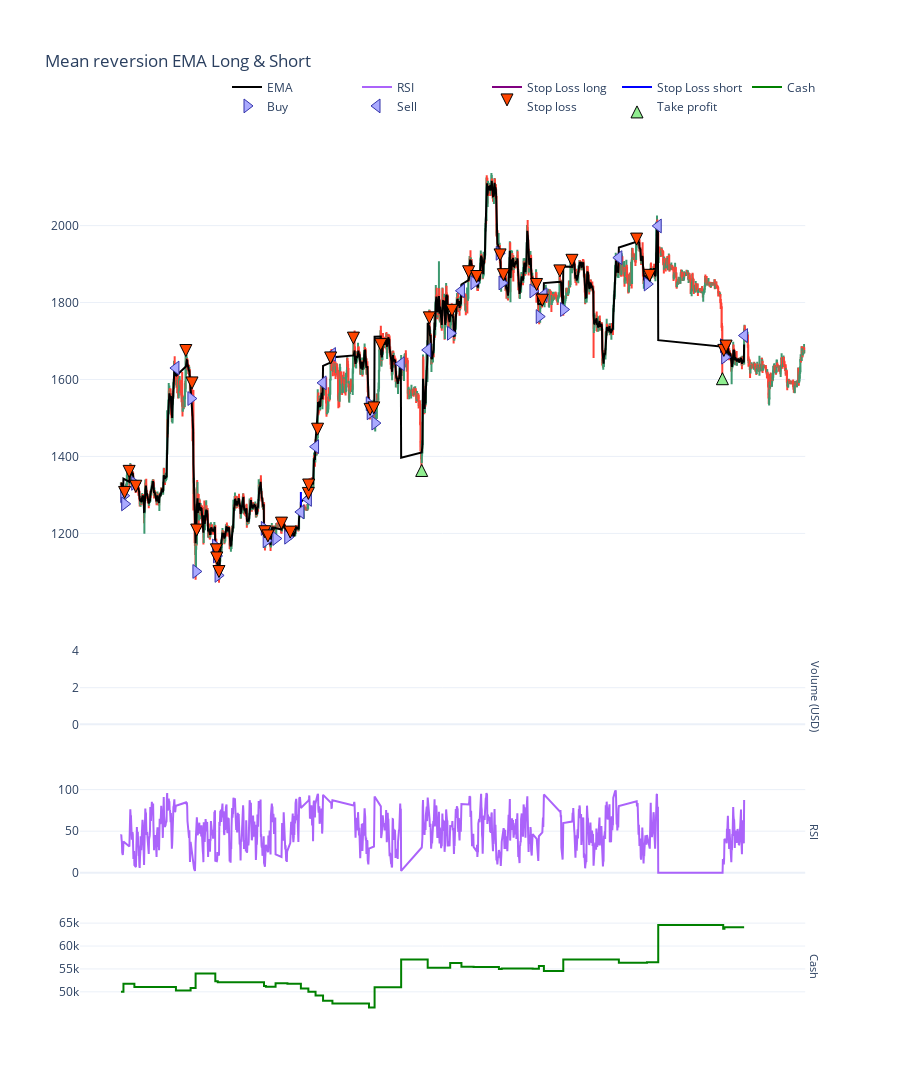

Notebook code for this chart:
### Code cell
from tradeexecutor.visual.single_pair import visualise_single_pair, visualise_single_pair_positions_with_duration_and_slippage
from tradingstrategy.charting.candle_chart import VolumeBarMode

figure = visualise_single_pair(
    state,
    universe.universe.candles,
    start_at=START_AT,
    end_at=END_AT,
    volume_bar_mode=VolumeBarMode.separate,
    volume_axis_name="Volume (USD)",
    height = 1300,
)

figure.show()

### Figure 1 — Plotly figure (JSON) as saved in the notebook; plotly's stock layout.template omitted (floating-point values rounded to 4 significant figures; data arrays with more than 128 entries replaced by an {"elided": "..."} marker saying what was removed)
{"data": [{"marker": {"color": "rgba(128,128,128,0.5)"}, "showlegend": false, "type": "bar", "x": {"elided": "2191 str values"}, "xaxis": "x", "y": {"elided": "2191 null values"}, "yaxis": "y2"}, {"close": {"elided": "2191 float values"}, "high": {"elided": "2191 float values"}, "hoverinfo": "text", "low": {"elided": "2191 float values"}, "open": {"elided": "2191 float values"}, "showlegend": false, "text": {"elided": "2191 str values"}, "type": "candlestick", "x": {"elided": "2191 str values"}, "xaxis": "x", "yaxis": "y"}, {"line": {"color": "black", "shape": "linear"}, "mode": "lines", "name": "EMA", "type": "scatter", "x": {"elided": "1254 str values"}, "xaxis": "x", "y": {"elided": "1254 float values"}, "yaxis": "y"}, {"line": {"shape": "linear"}, "mode": "lines", "name": "RSI", "type": "scatter", "x": {"elided": "1254 str values"}, "xaxis": "x", "y": {"elided": "1254 float values"}, "yaxis": "y3"}, {"line": {"color": "purple", "shape": "hv"}, "mode": "lines", "name": "Stop Loss long", "type": "scatter", "x": {"elided": "1254 str values"}, "xaxis": "x", "y": {"elided": "1254 null values"}, "yaxis": "y"}, {"line": {"color": "blue", "shape": "hv"}, "mode": "lines", "name": "Stop Loss short", "type": "scatter", "x": {"elided": "1254 str values"}, "xaxis": "x", "y": {"elided": "1254 float values"}, "yaxis": "y"}, {"line": {"color": "green", "shape": "hv"}, "mode": "lines", "name": "Cash", "type": "scatter", "x": {"elided": "1254 str values"}, "xaxis": "x", "y": {"elided": "1254 float values"}, "yaxis": "y4"}, {"hoverinfo": "text", "marker": {"color": "#aaaaff", "line": {"color": "#3333aa", "width": 1}, "size": 12, "symbol": "triangle-right"}, "mode": "markers", "name": "Buy", "text": ["------------------------------------------------------------<br>Buy WETH<br><br>Executed at: 2022-10-02 12:00:00<br>Value: 37500.0000 USD<br>Quantity: 28.877193 WETH<br>Executed at price: 1298.6027 WETH / USD<br>Fees paid: $18.75", "------------------------------------------------------------<br>Buy WETH<br><br>Executed at: 2022-10-03 00:00:00<br>Value: 37320.5823 USD<br>Quantity: 29.217135 WETH<br>Executed at price: 1277.3526 WETH / USD<br>Fees paid: $18.66", "------------------------------------------------------------<br>Buy WETH<br><br>Executed at: 2022-10-08 08:00:00<br>Value: 38802.7237 USD<br>Quantity: 29.157228 WETH<br>Executed at price: 1330.8098 WETH / USD<br>Fees paid: $19.40", "------------------------------------------------------------<br>Buy WETH<br><br>Executed at: 2022-11-07 08:00:00<br>Value: 37715.4808 USD<br>Quantity: 24.312502 WETH<br>Executed at price: 1551.2793 WETH / USD<br>Fees paid: $18.86", "------------------------------------------------------------<br>Buy WETH<br><br>Executed at: 2022-11-10 00:00:00<br>Value: 38142.9552 USD<br>Quantity: 34.620432 WETH<br>Executed at price: 1101.7469 WETH / USD<br>Fees paid: $19.07", "------------------------------------------------------------<br>Buy WETH<br><br>Executed at: 2022-11-20 12:00:00<br>Value: 40500.6602 USD<br>Quantity: 34.678648 WETH<br>Executed at price: 1167.8847 WETH / USD<br>Fees paid: $20.25", "------------------------------------------------------------<br>Buy WETH<br><br>Executed at: 2022-11-21 00:00:00<br>Value: 39807.0614 USD<br>Quantity: 34.856829 WETH<br>Executed at price: 1142.0161 WETH / USD<br>Fees paid: $19.90", "------------------------------------------------------------<br>Buy WETH<br><br>Executed at: 2022-11-21 20:00:00<br>Value: 39236.4057 USD<br>Quantity: 35.949225 WETH<br>Executed at price: 1091.4395 WETH / USD<br>Fees paid: $19.62", "------------------------------------------------------------<br>Buy WETH<br><br>Executed at: 2022-12-16 12:00:00<br>Value: 39057.4530 USD<br>Quantity: 32.179883 WETH<br>Executed at price: 1213.7226 WETH / USD<br>Fees paid: $19.53", "------------------------------------------------------------<br>Buy WETH<br><br>Executed at: 2022-12-17 12:00:00<br>Value: 38443.0049 USD<br>Quantity: 32.540426 WETH<br>Executed at price: 1181.3922 WETH / USD<br>Fees paid: $19.22", "------------------------------------------------------------<br>Buy WETH<br><br>Executed at: 2022-12-22 16:00:00<br>Value: 38345.1452 USD<br>Quantity: 32.295717 WETH<br>Executed at price: 1187.3136 WETH / USD<br>Fees paid: $19.17", "------------------------------------------------------------<br>Buy WETH<br><br>Executed at: 2022-12-29 00:00:00<br>Value: 38908.4842 USD<br>Quantity: 32.675291 WETH<br>Executed at price: 1190.7617 WETH / USD<br>Fees paid: $19.45", "------------------------------------------------------------<br>Buy WETH<br><br>Executed at: 2023-02-10 12:00:00<br>Value: 35569.1919 USD<br>Quantity: 23.129284 WETH<br>Executed at price: 1537.8424 WETH / USD<br>Fees paid: $17.78", "------------------------------------------------------------<br>Buy WETH<br><br>Executed at: 2023-02-11 00:00:00<br>Value: 35017.4568 USD<br>Quantity: 23.126186 WETH<br>Executed at price: 1514.1908 WETH / USD<br>Fees paid: $17.51", "------------------------------------------------------------<br>Buy WETH<br><br>Executed at: 2023-02-13 12:00:00<br>Value: 34944.0254 USD<br>Quantity: 23.492130 WETH<br>Executed at price: 1487.4779 WETH / USD<br>Fees paid: $17.47", "------------------------------------------------------------<br>Buy WETH<br><br>Executed at: 2023-03-25 20:00:00<br>Value: 41455.1869 USD<br>Quantity: 24.088590 WETH<br>Executed at price: 1720.9470 WETH / USD<br>Fees paid: $20.73", "------------------------------------------------------------<br>Buy WETH<br><br>Executed at: 2023-04-07 08:00:00<br>Value: 41606.8136 USD<br>Quantity: 22.461279 WETH<br>Executed at price: 1852.3796 WETH / USD<br>Fees paid: $20.80", "------------------------------------------------------------<br>Buy WETH<br><br>Executed at: 2023-04-20 20:00:00<br>Value: 41584.9772 USD<br>Quantity: 21.558495 WETH<br>Executed at price: 1928.9369 WETH / USD<br>Fees paid: $20.79", "------------------------------------------------------------<br>Buy WETH<br><br>Executed at: 2023-04-22 08:00:00<br>Value: 41234.5441 USD<br>Quantity: 22.266989 WETH<br>Executed at price: 1851.8240 WETH / USD<br>Fees paid: $20.62", "------------------------------------------------------------<br>Buy WETH<br><br>Executed at: 2023-05-08 20:00:00<br>Value: 41302.6511 USD<br>Quantity: 22.557217 WETH<br>Executed at price: 1831.0172 WETH / USD<br>Fees paid: $20.65", "------------------------------------------------------------<br>Buy WETH<br><br>Executed at: 2023-05-12 04:00:00<br>Value: 41293.3583 USD<br>Quantity: 23.402157 WETH<br>Executed at price: 1764.5108 WETH / USD<br>Fees paid: $20.65", "------------------------------------------------------------<br>Buy WETH<br><br>Executed at: 2023-05-25 04:00:00<br>Value: 40911.5170 USD<br>Quantity: 22.948180 WETH<br>Executed at price: 1782.7783 WETH / USD<br>Fees paid: $20.46", "------------------------------------------------------------<br>Buy WETH<br><br>Executed at: 2023-07-08 20:00:00<br>Value: 42244.4798 USD<br>Quantity: 22.846605 WETH<br>Executed at price: 1849.0484 WETH / USD<br>Fees paid: $21.12", "------------------------------------------------------------<br>Buy WETH<br><br>Executed at: 2023-08-18 12:00:00<br>Value: 48448.2768 USD<br>Quantity: 28.692079 WETH<br>Executed at price: 1688.5593 WETH / USD<br>Fees paid: $24.22", "------------------------------------------------------------<br>Buy WETH<br><br>Executed at: 2023-08-19 04:00:00<br>Value: 47817.9543 USD<br>Quantity: 28.824468 WETH<br>Executed at price: 1658.9362 WETH / USD<br>Fees paid: $23.91"], "type": "scatter", "x": ["2022-10-02T12:00:00", "2022-10-03T00:00:00", "2022-10-08T08:00:00", "2022-11-07T08:00:00", "2022-11-10T00:00:00", "2022-11-20T12:00:00", "2022-11-21T00:00:00", "2022-11-21T20:00:00", "2022-12-16T12:00:00", "2022-12-17T12:00:00", "2022-12-22T16:00:00", "2022-12-29T00:00:00", "2023-02-10T12:00:00", "2023-02-11T00:00:00", "2023-02-13T12:00:00", "2023-03-25T20:00:00", "2023-04-07T08:00:00", "2023-04-20T20:00:00", "2023-04-22T08:00:00", "2023-05-08T20:00:00", "2023-05-12T04:00:00", "2023-05-25T04:00:00", "2023-07-08T20:00:00", "2023-08-18T12:00:00", "2023-08-19T04:00:00"], "xaxis": "x", "y": [1298.0, 1277.0, 1330.0, 1551.0, 1101.0, 1167.0, 1141.0, 1091.0, 1213.0, 1181.0, 1187.0, 1190.0, 1537.0, 1513.0, 1487.0, 1720.0, 1851.0, 1928.0, 1851.0, 1830.0, 1764.0, 1782.0, 1848.0, 1688.0, 1658.0], "yaxis": "y"}, {"hoverinfo": "text", "marker": {"color": "#aaaaff", "line": {"color": "#3333aa", "width": 1}, "size": 12, "symbol": "triangle-left"}, "mode": "markers", "name": "Sell", "text": ["------------------------------------------------------------<br>Sell WETH<br><br>Executed at: 2023-08-29 16:00:00<br>Value: 48066.2537 USD<br>Quantity: 28.053276 WETH<br>Executed at price: 1713.3918 WETH / USD<br>Fees paid: $24.03", "------------------------------------------------------------<br>Sell WETH<br><br>Executed at: 2022-10-30 08:00:00<br>Value: 38269.3104 USD<br>Quantity: 23.492256 WETH<br>Executed at price: 1629.0181 WETH / USD<br>Fees paid: $19.13", "------------------------------------------------------------<br>Sell WETH<br><br>Executed at: 2023-01-05 00:00:00<br>Value: 38821.0742 USD<br>Quantity: 30.928336 WETH<br>Executed at price: 1255.1944 WETH / USD<br>Fees paid: $19.41", "------------------------------------------------------------<br>Sell WETH<br><br>Executed at: 2023-01-09 00:00:00<br>Value: 38038.0330 USD<br>Quantity: 29.538584 WETH<br>Executed at price: 1287.7406 WETH / USD<br>Fees paid: $19.02", "------------------------------------------------------------<br>Sell WETH<br><br>Executed at: 2023-01-12 20:00:00<br>Value: 37525.9521 USD<br>Quantity: 26.338944 WETH<br>Executed at price: 1424.7326 WETH / USD<br>Fees paid: $18.76", "------------------------------------------------------------<br>Sell WETH<br><br>Executed at: 2023-01-16 20:00:00<br>Value: 36909.2122 USD<br>Quantity: 23.205343 WETH<br>Executed at price: 1590.5480 WETH / USD<br>Fees paid: $18.45", "------------------------------------------------------------<br>Sell WETH<br><br>Executed at: 2023-01-21 20:00:00<br>Value: 36027.8869 USD<br>Quantity: 21.648083 WETH<br>Executed at price: 1664.2530 WETH / USD<br>Fees paid: $18.01", "------------------------------------------------------------<br>Sell WETH<br><br>Executed at: 2023-02-27 12:00:00<br>Value: 38235.0979 USD<br>Quantity: 23.312199 WETH<br>Executed at price: 1640.1326 WETH / USD<br>Fees paid: $19.12", "------------------------------------------------------------<br>Sell WETH<br><br>Executed at: 2023-03-13 16:00:00<br>Value: 42790.5208 USD<br>Quantity: 25.534758 WETH<br>Executed at price: 1675.7755 WETH / USD<br>Fees paid: $21.40", "------------------------------------------------------------<br>Sell WETH<br><br>Executed at: 2023-03-31 16:00:00<br>Value: 42219.9218 USD<br>Quantity: 23.074326 WETH<br>Executed at price: 1829.7359 WETH / USD<br>Fees paid: $21.11", "------------------------------------------------------------<br>Sell WETH<br><br>Executed at: 2023-05-14 16:00:00<br>Value: 41733.1049 USD<br>Quantity: 22.938639 WETH<br>Executed at price: 1819.3366 WETH / USD<br>Fees paid: $20.87", "------------------------------------------------------------<br>Sell WETH<br><br>Executed at: 2023-06-23 16:00:00<br>Value: 42812.0459 USD<br>Quantity: 22.348298 WETH<br>Executed at price: 1915.6736 WETH / USD<br>Fees paid: $21.41", "------------------------------------------------------------<br>Sell WETH<br><br>Executed at: 2023-07-14 16:00:00<br>Value: 42333.3115 USD<br>Quantity: 21.187408 WETH<br>Executed at price: 1998.0410 WETH / USD<br>Fees paid: $21.17"], "type": "scatter", "x": ["2023-08-29T16:00:00", "2022-10-30T08:00:00", "2023-01-05T00:00:00", "2023-01-09T00:00:00", "2023-01-12T20:00:00", "2023-01-16T20:00:00", "2023-01-21T20:00:00", "2023-02-27T12:00:00", "2023-03-13T16:00:00", "2023-03-31T16:00:00", "2023-05-14T16:00:00", "2023-06-23T16:00:00", "2023-07-14T16:00:00"], "xaxis": "x", "y": [1714.0, 1630.0, 1256.0, 1288.0, 1425.0, 1591.0, 1665.0, 1641.0, 1677.0, 1831.0, 1820.0, 1917.0, 1999.0], "yaxis": "y"}, {"hoverinfo": "text", "marker": {"color": "orangered", "line": {"color": "black", "width": 1}, "size": 12, "symbol": "arrow-down"}, "mode": "markers", "name": "Stop loss", "text": ["------------------------------------------------------------<br>Stop loss WETH<br><br>Triggered at: 1292.5775 WETH / USD<br>Executed at: 2022-10-02 23:00:00<br>Value: 37260.7764 USD<br>Quantity: 28.877193 WETH<br>Executed at price: 1290.3185 WETH / USD<br>Fees paid: $18.64", "------------------------------------------------------------<br>Stop loss WETH<br><br>Triggered at: 1348.2888 WETH / USD<br>Executed at: 2022-10-05 09:00:00<br>Value: 39296.7709 USD<br>Quantity: 29.217135 WETH<br>Executed at price: 1344.9906 WETH / USD<br>Fees paid: $19.66", "------------------------------------------------------------<br>Stop loss WETH<br><br>Triggered at: 1310.1925 WETH / USD<br>Executed at: 2022-10-08 22:00:00<br>Value: 38091.5060 USD<br>Quantity: 29.157228 WETH<br>Executed at price: 1306.4173 WETH / USD<br>Fees paid: $19.06", "------------------------------------------------------------<br>Stop loss WETH<br><br>Triggered at: 1654.2805 WETH / USD<br>Executed at: 2022-11-04 15:00:00<br>Value: 38975.3037 USD<br>Quantity: 23.494155 WETH<br>Executed at price: 1658.9362 WETH / USD<br>Fees paid: $19.50", "------------------------------------------------------------<br>Stop loss WETH<br><br>Triggered at: 1584.9108 WETH / USD<br>Executed at: 2022-11-07 22:00:00<br>Value: 38285.4466 USD<br>Quantity: 24.312502 WETH<br>Executed at price: 1574.7226 WETH / USD<br>Fees paid: $19.15", "------------------------------------------------------------<br>Stop loss WETH<br><br>Triggered at: 1198.2260 WETH / USD<br>Executed at: 2022-11-10 10:00:00<br>Value: 41286.5619 USD<br>Quantity: 34.620432 WETH<br>Executed at price: 1192.5490 WETH / USD<br>Fees paid: $20.65", "------------------------------------------------------------<br>Stop loss WETH<br><br>Triggered at: 1171.6854 WETH / USD<br>Executed at: 2022-11-20 22:00:00<br>Value: 39575.8617 USD<br>Quantity: 34.678648 WETH<br>Executed at price: 1141.2170 WETH / USD<br>Fees paid: $19.80", "------------------------------------------------------------<br>Stop loss WETH<br><br>Triggered at: 1124.3237 WETH / USD<br>Executed at: 2022-11-21 03:00:00<br>Value: 39046.1872 USD<br>Quantity: 34.856829 WETH<br>Executed at price: 1120.1876 WETH / USD<br>Fees paid: $19.53", "------------------------------------------------------------<br>Stop loss WETH<br><br>Triggered at: 1097.1836 WETH / USD<br>Executed at: 2022-11-22 07:00:00<br>Value: 38997.8021 USD<br>Quantity: 35.949225 WETH<br>Executed at price: 1084.8023 WETH / USD<br>Fees paid: $19.51", "------------------------------------------------------------<br>Stop loss WETH<br><br>Triggered at: 1194.9193 WETH / USD<br>Executed at: 2022-12-16 17:00:00<br>Value: 38238.1889 USD<br>Quantity: 32.179883 WETH<br>Executed at price: 1188.2638 WETH / USD<br>Fees paid: $19.13", "------------------------------------------------------------<br>Stop loss WETH<br><br>Triggered at: 1180.2696 WETH / USD<br>Executed at: 2022-12-18 10:00:00<br>Value: 38312.5253 USD<br>Quantity: 32.540426 WETH<br>Executed at price: 1177.3824 WETH / USD<br>Fees paid: $19.17", "------------------------------------------------------------<br>Stop loss WETH<br><br>Triggered at: 1212.0844 WETH / USD<br>Executed at: 2022-12-25 16:00:00<br>Value: 39096.2638 USD<br>Quantity: 32.295717 WETH<br>Executed at price: 1210.5712 WETH / USD<br>Fees paid: $19.56", "------------------------------------------------------------<br>Stop loss WETH<br><br>Triggered at: 1189.7491 WETH / USD<br>Executed at: 2022-12-30 08:00:00<br>Value: 38791.9375 USD<br>Quantity: 32.675291 WETH<br>Executed at price: 1187.1948 WETH / USD<br>Fees paid: $19.41", "------------------------------------------------------------<br>Stop loss WETH<br><br>Triggered at: 1274.6597 WETH / USD<br>Executed at: 2023-01-09 00:00:00<br>Value: 39829.6530 USD<br>Quantity: 30.929873 WETH<br>Executed at price: 1287.7406 WETH / USD<br>Fees paid: $19.92", "------------------------------------------------------------<br>Stop loss WETH<br><br>Triggered at: 1307.7105 WETH / USD<br>Executed at: 2023-01-09 04:00:00<br>Value: 38682.4376 USD<br>Quantity: 29.538584 WETH<br>Executed at price: 1309.5563 WETH / USD<br>Fees paid: $19.35", "------------------------------------------------------------<br>Stop loss WETH<br><br>Triggered at: 1446.8270 WETH / USD<br>Executed at: 2023-01-13 22:00:00<br>Value: 38311.2661 USD<br>Quantity: 26.339268 WETH<br>Executed at price: 1454.5304 WETH / USD<br>Fees paid: $19.17", "------------------------------------------------------------<br>Stop loss WETH<br><br>Triggered at: 1615.2139 WETH / USD<br>Executed at: 2023-01-20 21:00:00<br>Value: 38050.1266 USD<br>Quantity: 23.206381 WETH<br>Executed at price: 1639.6407 WETH / USD<br>Fees paid: $19.03", "------------------------------------------------------------<br>Stop loss WETH<br><br>Triggered at: 1690.0618 WETH / USD<br>Executed at: 2023-02-02 01:00:00<br>Value: 36614.9234 USD<br>Quantity: 21.651621 WETH<br>Executed at price: 1691.0938 WETH / USD<br>Fees paid: $18.32", "------------------------------------------------------------<br>Stop loss WETH<br><br>Triggered at: 1520.0302 WETH / USD<br>Executed at: 2023-02-10 22:00:00<br>Value: 34833.5451 USD<br>Quantity: 23.129284 WETH<br>Executed at price: 1506.0365 WETH / USD<br>Fees paid: $17.43", "------------------------------------------------------------<br>Stop loss WETH<br><br>Triggered at: 1528.5658 WETH / USD<br>Executed at: 2023-02-12 22:00:00<br>Value: 34919.5482 USD<br>Quantity: 23.126186 WETH<br>Executed at price: 1509.9571 WETH / USD<br>Fees paid: $17.47", "------------------------------------------------------------<br>Stop loss WETH<br><br>Triggered at: 1679.2130 WETH / USD<br>Executed at: 2023-02-16 14:00:00<br>Value: 39332.1221 USD<br>Quantity: 23.492130 WETH<br>Executed at price: 1674.2680 WETH / USD<br>Fees paid: $19.68", "------------------------------------------------------------<br>Stop loss WETH<br><br>Triggered at: 1701.7630 WETH / USD<br>Executed at: 2023-03-14 13:00:00<br>Value: 44528.4310 USD<br>Quantity: 25.535097 WETH<br>Executed at price: 1743.8129 WETH / USD<br>Fees paid: $22.28", "------------------------------------------------------------<br>Stop loss WETH<br><br>Triggered at: 1778.9483 WETH / USD<br>Executed at: 2023-03-26 15:00:00<br>Value: 42474.8334 USD<br>Quantity: 24.088590 WETH<br>Executed at price: 1763.2761 WETH / USD<br>Fees paid: $21.25", "------------------------------------------------------------<br>Stop loss WETH<br><br>Triggered at: 1858.1110 WETH / USD<br>Executed at: 2023-04-04 12:00:00<br>Value: 43004.6482 USD<br>Quantity: 23.077024 WETH<br>Executed at price: 1863.5266 WETH / USD<br>Fees paid: $21.51", "------------------------------------------------------------<br>Stop loss WETH<br><br>Triggered at: 1858.0363 WETH / USD<br>Executed at: 2023-04-08 19:00:00<br>Value: 41577.6984 USD<br>Quantity: 22.461279 WETH<br>Executed at price: 1851.0833 WETH / USD<br>Fees paid: $20.80", "------------------------------------------------------------<br>Stop loss WETH<br><br>Triggered at: 1929.0319 WETH / USD<br>Executed at: 2023-04-21 07:00:00<br>Value: 41117.7331 USD<br>Quantity: 21.558495 WETH<br>Executed at price: 1907.2636 WETH / USD<br>Fees paid: $20.57", "------------------------------------------------------------<br>Stop loss WETH<br><br>Triggered at: 1862.8732 WETH / USD<br>Executed at: 2023-04-23 01:00:00<br>Value: 41325.3534 USD<br>Quantity: 22.266989 WETH<br>Executed at price: 1855.9022 WETH / USD<br>Fees paid: $20.67", "------------------------------------------------------------<br>Stop loss WETH<br><br>Triggered at: 1859.8952 WETH / USD<br>Executed at: 2023-05-10 18:00:00<br>Value: 41290.2607 USD<br>Quantity: 22.557217 WETH<br>Executed at price: 1830.4679 WETH / USD<br>Fees paid: $20.66", "------------------------------------------------------------<br>Stop loss WETH<br><br>Triggered at: 1792.3399 WETH / USD<br>Executed at: 2023-05-13 19:00:00<br>Value: 41879.6871 USD<br>Quantity: 23.402157 WETH<br>Executed at price: 1789.5653 WETH / USD<br>Fees paid: $20.95", "------------------------------------------------------------<br>Stop loss WETH<br><br>Triggered at: 1847.5504 WETH / USD<br>Executed at: 2023-05-23 04:00:00<br>Value: 42810.5289 USD<br>Quantity: 22.945307 WETH<br>Executed at price: 1865.7641 WETH / USD<br>Fees paid: $21.42", "------------------------------------------------------------<br>Stop loss WETH<br><br>Triggered at: 1897.4656 WETH / USD<br>Executed at: 2023-05-29 15:00:00<br>Value: 43445.5555 USD<br>Quantity: 22.948180 WETH<br>Executed at price: 1893.2027 WETH / USD<br>Fees paid: $21.73", "------------------------------------------------------------<br>Stop loss WETH<br><br>Triggered at: 1945.3814 WETH / USD<br>Executed at: 2023-07-03 03:00:00<br>Value: 43558.3234 USD<br>Quantity: 22.356840 WETH<br>Executed at price: 1948.3220 WETH / USD<br>Fees paid: $21.79", "------------------------------------------------------------<br>Stop loss WETH<br><br>Triggered at: 1857.6647 WETH / USD<br>Executed at: 2023-07-10 01:00:00<br>Value: 42362.9220 USD<br>Quantity: 22.846605 WETH<br>Executed at price: 1854.2327 WETH / USD<br>Fees paid: $21.19", "------------------------------------------------------------<br>Stop loss WETH<br><br>Triggered at: 1662.3997 WETH / USD<br>Executed at: 2023-08-18 16:00:00<br>Value: 47607.8468 USD<br>Quantity: 28.692079 WETH<br>Executed at price: 1659.2680 WETH / USD<br>Fees paid: $23.82", "------------------------------------------------------------<br>Stop loss WETH<br><br>Triggered at: 1674.5180 WETH / USD<br>Executed at: 2023-08-19 21:00:00<br>Value: 48149.0201 USD<br>Quantity: 28.824468 WETH<br>Executed at price: 1670.4218 WETH / USD<br>Fees paid: $24.09"], "type": "scatter", "x": ["2022-10-02T23:00:00", "2022-10-05T09:00:00", "2022-10-08T22:00:00", "2022-11-04T15:00:00", "2022-11-07T22:00:00", "2022-11-10T10:00:00", "2022-11-20T22:00:00", "2022-11-21T03:00:00", "2022-11-22T07:00:00", "2022-12-16T17:00:00", "2022-12-18T10:00:00", "2022-12-25T16:00:00", "2022-12-30T08:00:00", "2023-01-09T00:00:00", "2023-01-09T04:00:00", "2023-01-13T22:00:00", "2023-01-20T21:00:00", "2023-02-02T01:00:00", "2023-02-10T22:00:00", "2023-02-12T22:00:00", "2023-02-16T14:00:00", "2023-03-14T13:00:00", "2023-03-26T15:00:00", "2023-04-04T12:00:00", "2023-04-08T19:00:00", "2023-04-21T07:00:00", "2023-04-23T01:00:00", "2023-05-10T18:00:00", "2023-05-13T19:00:00", "2023-05-23T04:00:00", "2023-05-29T15:00:00", "2023-07-03T03:00:00", "2023-07-10T01:00:00", "2023-08-18T16:00:00", "2023-08-19T21:00:00"], "xaxis": "x", "y": [1291.0, 1346.0, 1307.0, 1660.0, 1576.0, 1193.0, 1142.0, 1121.0, 1085.0, 1189.0, 1178.0, 1211.0, 1188.0, 1288.0, 1310.0, 1455.0, 1640.0, 1692.0, 1507.0, 1511.0, 1675.0, 1745.0, 1764.0, 1864.0, 1852.0, 1908.0, 1857.0, 1831.0, 1790.0, 1867.0, 1894.0, 1949.0, 1855.0, 1660.0, 1671.0], "yaxis": "y"}, {"hoverinfo": "text", "marker": {"color": "lightgreen", "line": {"color": "black", "width": 1}, "size": 12, "symbol": "arrow-up"}, "mode": "markers", "name": "Take profit", "text": ["------------------------------------------------------------<br>Take profit WETH<br><br>Triggered at: 1394.8101 WETH / USD<br>Executed at: 2023-03-10 11:00:00<br>Value: 32142.4547 USD<br>Quantity: 23.317215 WETH<br>Executed at price: 1378.4860 WETH / USD<br>Fees paid: $16.08", "------------------------------------------------------------<br>Take profit WETH<br><br>Triggered at: 1699.1845 WETH / USD<br>Executed at: 2023-08-17 22:00:00<br>Value: 34335.0508 USD<br>Quantity: 21.235810 WETH<br>Executed at price: 1616.8468 WETH / USD<br>Fees paid: $17.18"], "type": "scatter", "x": ["2023-03-10T11:00:00", "2023-08-17T22:00:00"], "xaxis": "x", "y": [1379.0, 1618.0], "yaxis": "y"}], "layout": {"annotations": [{"font": {"size": 11}, "showarrow": false, "text": "Volume (USD)", "textangle": 90, "x": 0.98, "xanchor": "left", "xref": "paper", "y": 0.3656, "yanchor": "middle", "yref": "paper"}, {"font": {"size": 11}, "showarrow": false, "text": "RSI", "textangle": 90, "x": 0.98, "xanchor": "left", "xref": "paper", "y": 0.2094, "yanchor": "middle", "yref": "paper"}, {"font": {"size": 11}, "showarrow": false, "text": "Cash", "textangle": 90, "x": 0.98, "xanchor": "left", "xref": "paper", "y": 0.05313, "yanchor": "middle", "yref": "paper"}], "height": 1300, "hovermode": "x unified", "legend": {"orientation": "h", "x": 1, "xanchor": "right", "y": 1.09, "yanchor": "top"}, "margin": {"t": 150}, "title": {"text": "Mean reversion EMA Long & Short", "y": 0.95}, "xaxis": {"anchor": "y", "domain": [0, 0.98], "matches": "x4", "rangeslider": {"visible": false}, "showticklabels": false}, "xaxis2": {"anchor": "y2", "domain": [0, 0.98], "matches": "x4", "rangeslider": {"visible": false}, "showticklabels": false}, "xaxis3": {"anchor": "y3", "domain": [0, 0.98], "matches": "x4", "rangeslider": {"visible": false}, "showticklabels": false}, "xaxis4": {"anchor": "y4", "domain": [0, 0.98], "rangeslider": {"visible": false}}, "yaxis": {"anchor": "x", "domain": [0.4688, 1], "showspikes": true, "spikedash": "dot", "spikemode": "across", "spikesnap": "cursor", "spikethickness": 1}, "yaxis2": {"anchor": "x2", "domain": [0.3125, 0.4188], "showspikes": true, "spikedash": "dot", "spikemode": "across", "spikesnap": "cursor", "spikethickness": 1}, "yaxis3": {"anchor": "x3", "domain": [0.1563, 0.2625], "showspikes": true, "spikedash": "dot", "spikemode": "across", "spikesnap": "cursor", "spikethickness": 1}, "yaxis4": {"anchor": "x4", "domain": [0, 0.1063], "showspikes": true, "spikedash": "dot", "spikemode": "across", "spikesnap": "cursor", "spikethickness": 1}}}
